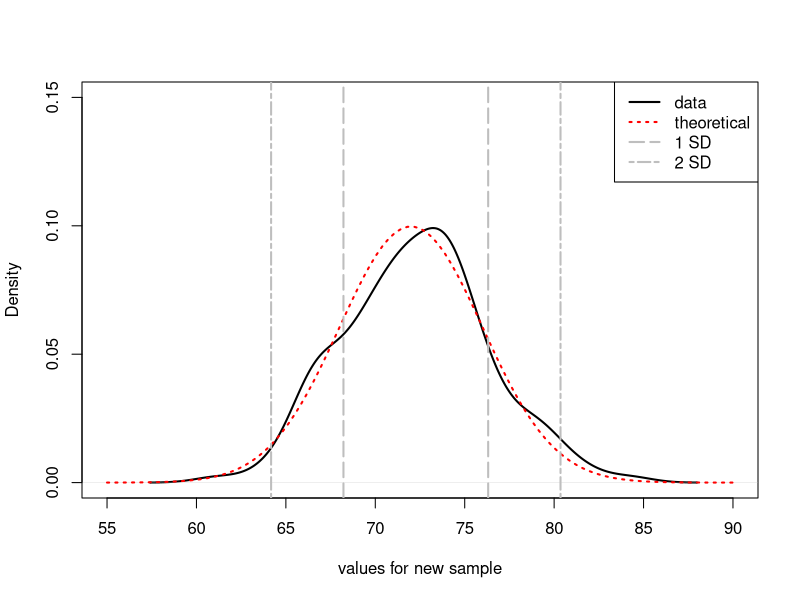
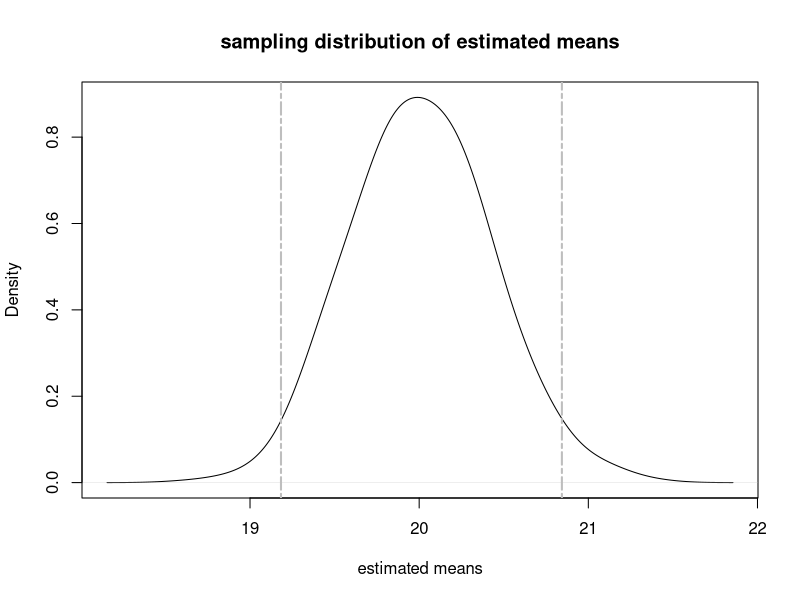
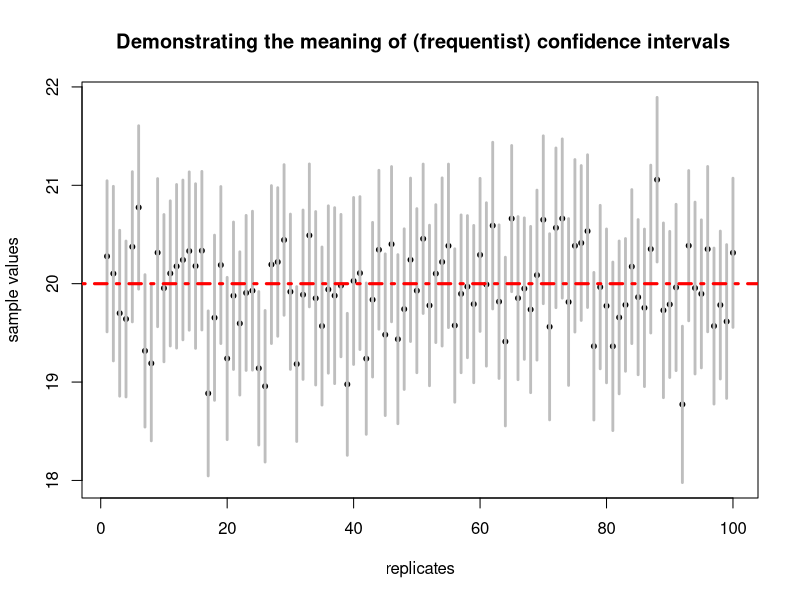

These figures' R source, in order:
## ---- chunk 1
knitr::opts_chunk$set(echo = TRUE)
options(list(digits = 4, show.signif.stars = F, show.coef.Pvalues = FALSE))
## ---- chunk 2
StandardError <- function(x) {sd(x)/sqrt(length(x))} 
# Just computing the standard error
## ---- chunk 3
new_sample <- rnorm(n = 150, mean = 72, sd = 4)

plot(density(new_sample), 
    ylim = c(0, 0.15), xlim = c(55, 90), 
    lwd = 2, xlab = "values for new sample",
    main = "")

curve(dnorm(x, mean = 72, sd = 4), 55, 90, 
    add = T, col="red", lty=3, lwd=2) # The "true" population distribution

abline(v = mean(new_sample) - sd(new_sample), 
    col="grey", lwd=2, lty=5)

# above the mean
abline(v = mean(new_sample) + sd(new_sample), 
    col="grey", lwd=2, lty=5)

abline(v = mean(new_sample) - 2*sd(new_sample), 
    col = "grey", lwd = 2, lty = 6)

# above the mean
abline(v = mean(new_sample) + 2*sd(new_sample), 
    col="grey", lwd = 2, lty = 6)

legend("topright", col = c("black", "red", "grey","grey"), 
    lwd = 2, lty = c(1,3,5,6), 
    legend = c("data", "theoretical", "1 SD", "2 SD"))
## ---- chunk 4
sample_means <- replicate(1000, 
    expr = mean(rnorm(n = 150, mean = 20, sd = 5)))
    
plot(density(sample_means, bw = 0.15),
     xlab = "estimated means",
     main = "sampling distribution of estimated means")
 
abline(v = mean(sample_means) - (2 * sd(sample_means)), col = "grey", lwd = 2, lty = 6)

# above the mean
abline(v = mean(sample_means) + (2 * sd(sample_means)), col = "grey", lwd = 2, lty = 6)
## ---- chunk 5
SamplingFunction <- function(n = 20, mean = 20, sd = 5) {
 	one.sample.from.population <- rnorm(n, mean = mean, sd = sd)
 	return(c(mean = mean(one.sample.from.population), 
 	    SE = StandardError(one.sample.from.population)))
 }

# the t() is for transpose, which just transposes the matrix generated.
samples_for_CI <- t(replicate(100, 
                              expr = SamplingFunction(n = 150)))  # Replicating the sampler
## ---- chunk 6
lower <- (samples_for_CI[,1]) - (1.96*samples_for_CI[,2] )
# The mean minus 1.96*the standard error of the mean.

upper <- (samples_for_CI[,1]) + (1.96*samples_for_CI[,2] )
# The mean plus 1.96*the standard error of the mean.
## ---- chunk 7
replicates <- 1:length(samples_for_CI[,1]) # just creating a variable for the number of replicates.

plot(samples_for_CI[,1] ~ replicates, 
     ylab = "sample values", pch = 20,
    ylim = c(min(lower), max(upper)), # Just setting the lower and upper values of the Y axis
    main =" Demonstrating the meaning of (frequentist) confidence intervals")


# generate "error bars" representing Confidence Intervals
for ( i in 1:length(samples_for_CI[,2])) {
  lines(x = c(replicates[i],replicates[i] ), 
        y = c(lower[i], upper[i]), lwd = 2.75, col = "grey")  
}

# Given that we know the true value for the mean (20 in this case, unless you changed it.) We can plot this on as well
abline(h = 20, col = "red", lwd = 3, lty = 4) 
